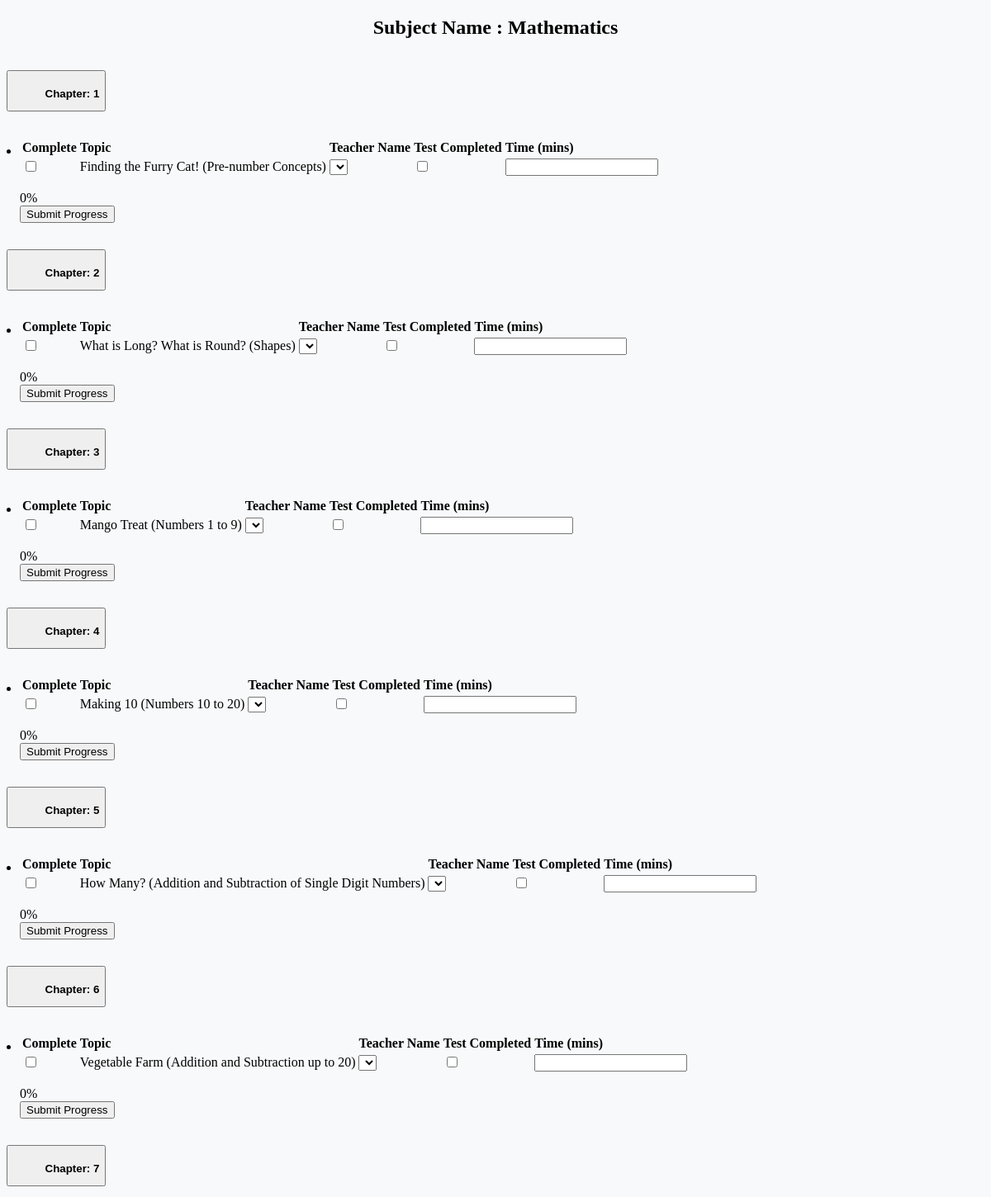
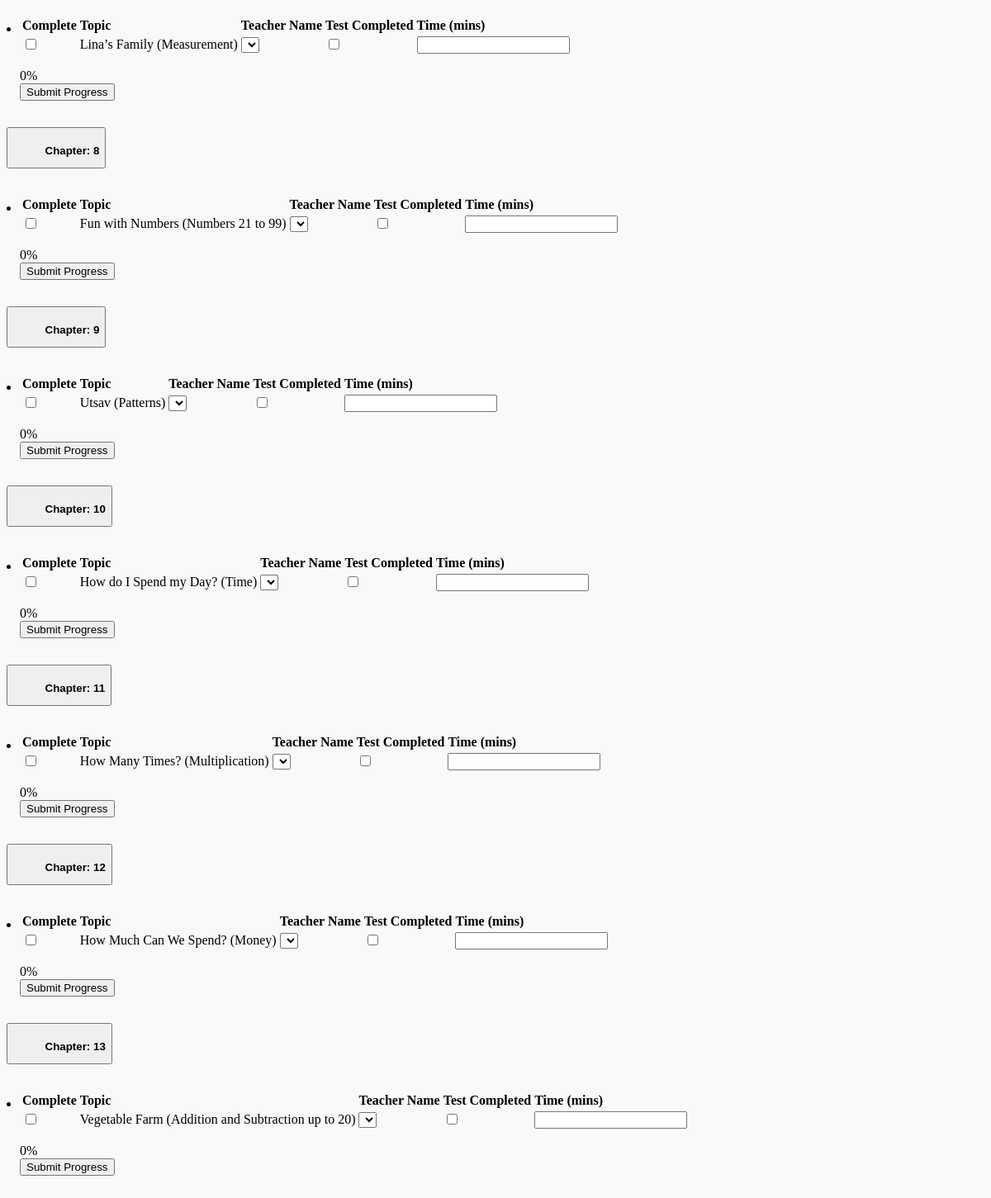
Screenshot of /Classes_Chapter.php with the database file from the repository (2 pictures, top to bottom).
### tables this page shows
CREATE TABLE `subjects` (
  `id` int(11) NOT NULL,
  `name` varchar(255) NOT NULL,
  `class_id` int(11) NOT NULL,
  `created_at` timestamp NOT NULL DEFAULT current_timestamp()
);

CREATE TABLE `chapters` (
  `id` int(11) NOT NULL,
  `name` varchar(255) NOT NULL,
  `subject_id` int(11) NOT NULL,
  `status` tinyint(1) DEFAULT 0,
  `completed_by` int(11) DEFAULT NULL,
  `created_at` timestamp NOT NULL DEFAULT current_timestamp()
);

CREATE TABLE `topics` (
  `id` int(11) NOT NULL,
  `name` varchar(255) NOT NULL,
  `chapter_id` int(11) NOT NULL,
  `status` tinyint(1) DEFAULT 0,
  `completed_by` int(11) DEFAULT NULL,
  `created_at` timestamp NOT NULL DEFAULT current_timestamp()
);

### Classes_Chapter.php (the view, shortened to what this page needs)
<?php
$con = new mysqli("localhost", "root", "", "sm");
$subject_id = isset($_GET['subject_id']) ? intval($_GET['subject_id']) : 1;
$user_id = $_SESSION['user_id'] ?? 1;
$stmt = $con->prepare("SELECT * FROM subjects WHERE ID = ?");
$stmt->bind_param("i", $subject_id);
$stmt->execute();
$subject = $stmt->get_result()->fetch_assoc();
$completed_topics = [];
?>
<!DOCTYPE html>
<html lang="en">
<head>
</head>
<body>
<form method="POST">
<div class="container-scroller">
    <div class="container-fluid page-body-wrapper">
        <div class="main-panel">
            <div class="content-wrapper">
                <h2 align="center">Subject Name : <?php echo htmlspecialchars($subject['name']); ?></h2>
                <br>
                <?php
                $stmt = $con->prepare("SELECT * FROM chapters WHERE subject_id = ?");
                $stmt->bind_param("i", $subject_id);
                $stmt->execute();
                $chapters = $stmt->get_result();
                while ($chapter = $chapters->fetch_assoc()) {
                    $chapter_id = $chapter['id'];
                    $stmt = $con->prepare("SELECT id FROM topics WHERE chapter_id = ?");
                    $stmt->bind_param("i", $chapter_id);
                    $stmt->execute();
                    $topic_ids_result = $stmt->get_result();
                    $chapter_topic_ids = [];
                    while ($row = $topic_ids_result->fetch_assoc()) {
                        $chapter_topic_ids[] = $row['id'];
                    }
                    $is_completed = !array_diff($chapter_topic_ids, $completed_topics);
                ?>
                <div class="mb-3">
                    <div class="dropdown w-100">
                        <button class="form-control btn-secondary btn-outline-dark btn-lg dropdown-toggle size" type="button"
                            id="dropdownMenu<?php echo $chapter_id; ?>" data-bs-toggle="dropdown" aria-expanded="false">
                            <span class="radio-button <?php echo $is_completed ? 'bg-success' : 'bg-danger'; ?>" id="chapterStatus<?php echo $chapter_id; ?>"></span>
                            <b>&nbsp;&nbsp;&nbsp;&nbsp;Chapter: <?php echo htmlspecialchars($chapter['name']); ?></b>
                        </button>
                        <ul class="dropdown-menu w-100 p-3" aria-labelledby="dropdownMenu<?php echo $chapter_id; ?>">
                            <li>
                                <div class="table-responsive">
                                    <table class="table table-bordered table-striped w-100">
                                        <thead>
                                            <tr>
                                                <th>Complete</th>
                                                <th>Topic</th>
                                                <th>Teacher Name</th>
                                                <th>Test Completed</th>
                                                <th>Time (mins)</th>
                                            </tr>
                                        </thead>
                                        <tbody>
                                            <?php
                                            $stmt = $con->prepare("SELECT * FROM topics WHERE chapter_id = ?");
                                            $stmt->bind_param("i", $chapter_id);
                                            $stmt->execute();
                                            $topics = $stmt->get_result();
                                            while ($topic = $topics->fetch_assoc()) {
                                                $topic_id = $topic['id'];
                                                $topic_completed = in_array($topic_id, $completed_topics);
                                            ?>
                                            <tr>
                                                <td>
                                                    <input type="checkbox" name="completed[]" value="<?php echo $topic_id; ?>" class="topic-checkbox" data-chapter="<?php echo $chapter_id; ?>" <?php echo $topic_completed ? 'disabled' : ''; ?>>
                                                </td>
                                                <td><?php echo htmlspecialchars($topic['name']); ?></td>
                                                <td>
                                                    <select class="form-control" name="user_id" <?php echo $topic_completed ? 'disabled' : ''; ?>>
                                                        <option value="<?php echo $user_id; ?>"><?php echo htmlspecialchars($row_users['first_name'] . " " . $row_users['last_name']); ?></option>
                                                    </select>
                                                </td>
                                                <td>
                                                    <input type="checkbox" class="test-checkbox" name="test_completed[<?php echo $topic_id; ?>]" value="1" <?php echo $topic_completed ? 'disabled' : ''; ?>>
                                                </td>
                                                <td>
                                                    <input type="number" class="form-control time-input" name="time[<?php echo $topic_id; ?>]" min="0" <?php echo $topic_completed ? 'disabled' : ''; ?>>
                                                </td>
                                            </tr>
                                            <?php } ?>
                                        </tbody>
                                    </table>
                                </div>
                                <?php if (!$is_completed) { ?>
                                <div class="progress-container">
                                    <div class="progress">
                                        <div id="progressBar<?php echo $chapter_id; ?>" class="progress-bar bar" role="progressbar" style="width: 0%">0%</div>
                                    </div>
                                    <input type="submit" class="btn btn-success btn-sm mt-3" value="Submit Progress" name="submit">
                                </div>
                                <?php } else { ?>
                                    <div class="text-success">Unable to Edit</div>
                                <?php } ?>
                            </li>
                        </ul>
                    </div>
                </div>
                <?php } ?>
            </div>
        </div>
    </div>
</div>
</form>
</body>
</html>

### Classes_Chapter.php (style rules this page uses)
body { background-color: #f8f9fa; }
.dropdown-menu { width: 100%; padding: 1rem; }
.progress-container { margin-top: 15px; }
.bar { background-color: #4EF40B; color: #000; }
.radio-button { width: 20px; height: 20px; border-radius: 50%; display: inline-block; }
.size { height: 50px; }

### rows the page displays
subjects: name "Mathematics"
chapters: name "1"
topics: name "Finding the Furry Cat! (Pre-number Concepts)"
chapters: name "2"
topics: name "What is Long? What is Round? (Shapes)"
chapters: name "3"
topics: name "Mango Treat (Numbers 1 to 9)"
chapters: name "4"
topics: name "Making 10 (Numbers 10 to 20)"
chapters: name "5"
topics: name "How Many? (Addition and Subtraction of Single Digit Numbers)"
chapters: name "6"
topics: name "Vegetable Farm (Addition and Subtraction up to 20)"
chapters: name "7"
topics: name "Lina’s Family (Measurement)"
chapters: name "8"
topics: name "Fun with Numbers (Numbers 21 to 99)"
chapters: name "9"
topics: name "Utsav (Patterns)"
chapters: name "10"
topics: name "How do I Spend my Day? (Time)"
chapters: name "11"
topics: name "How Many Times? (Multiplication)"
chapters: name "12"
topics: name "How Much Can We Spend? (Money)"
chapters: name "13"
topics: name "Vegetable Farm (Addition and Subtraction up to 20)"
